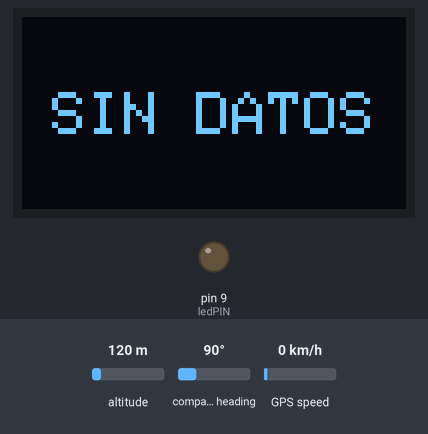
The sketch below on a simulated Arduino Uno, built with avr-gcc and run on an emulated ATmega328P. Parts: 128×64 one-colour display, output pins drawn as LEDs (lit = HIGH). The test bench sets the inputs (shaded band); at power-on: altitude 120 m, compass heading 90°, GPS speed 0 km/h. The GPS gets a fix after 3 s at 37.7749, -122.4194 with 8 satellites.

Above: at 1.1 s.
At 4.2 s:
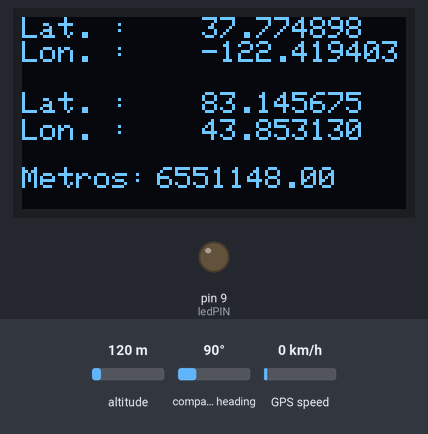

The sketch:

sketch.ino
```cpp
#include <SoftwareSerial.h>
#include <Adafruit_SSD1306.h>
#include <TinyGPS++.h>

#define SCREEN_WIDTH 128  // OLED display ANCHO, in pixels
#define SCREEN_HEIGHT 64  // OLED display ALTO, in pixels

#define OLED_RESET -1        //Reset pin # (or -1 if sharing Arduino reset pin)
#define SCREEN_ADDRESS 0x3C  //See datasheet for Address
Adafruit_SSD1306 display(SCREEN_WIDTH, SCREEN_HEIGHT, &Wire, OLED_RESET);

// Por defecto se utilizan estos pines con la libreria
#define rxPin 4
#define txPin 3

// Definimos el Pin se salida
const int ledPIN = 9;

SoftwareSerial neogps(rxPin, txPin);
TinyGPSPlus gps;

// Control de datos de GPS
boolean hayDatosGPS;

#define latitudDestino 83.145678
#define longitudDestino 43.853130

void setup() {
  //Begin serial communication Arduino IDE (Serial Monitor)
  Serial.begin(115200);
  //Begin serial communication Neo6mGPS
  neogps.begin(9600);
  //Declaramos variable global a false
  hayDatosGPS = false;
  // Declaramos el LED

  // Declaramos el LED
  pinMode(ledPIN, OUTPUT);  //definir pin como salida
  // SSD1306_SWITCHCAPVCC, inicializa la imagen en la pantalla oled indefinidamente
  if (!display.begin(SSD1306_SWITCHCAPVCC, SCREEN_ADDRESS)) {
    Serial.println(F("SSD1306 allocation failed"));
    // Bucle necesario para inicializacion
    for (;;)
      ;
  }
  display.setTextColor(SSD1306_WHITE);
  display.clearDisplay();
}

void loop() {

  // Limpio la pantalla
  display.clearDisplay();

  for (unsigned long start = millis(); millis() - start < 1000;) {
    if (neogps.available() && gps.encode(neogps.read()) && gps.location.isValid() == 1) {
      hayDatosGPS = true;
    }
  }

  if (hayDatosGPS == true) {
    hayDatosGPS = false;
    pintaCoordenadas();
  } else {
    pintaSinDatos();
  }
}

void pintaCoordenadas() {
  if (gps.location.isValid() == 1) {
    display.setTextSize(0);
    display.clearDisplay();
    double distanciaToDestino = TinyGPSPlus::distanceBetween(gps.location.lat(), gps.location.lng(), latitudDestino, longitudDestino);

    //Distancia hasta destino
    pintaDistanciaHastaDestino(distanciaToDestino);
    //Latitud actual del gps
    pintaLatitud(gps.location.lat());
    //Longitud actual del gps
    pintaLongitud(gps.location.lng());
    //Latitud destino del gps
    pintaLatitudDestino(latitudDestino);
    //Longitud destino del gps
    pintaLongitudDestino(longitudDestino);
    // Pinto en pantalla
    display.display();

    if (distanciaToDestino <= 15) {
      digitalWrite(ledPIN, HIGH);
    } else {
      digitalWrite(ledPIN, LOW);
    }
  }
}

void pintaSinDatos() {
  display.clearDisplay();
  display.setCursor(10, 25);
  display.setTextSize(2);
  display.print(F("SIN DATOS"));
  display.display();
}

void pintaLatitud(double latitud) {
  display.setCursor(0, 0);
  display.println(F("Lat. :"));
  display.setCursor(60, 0);
  display.println(latitud, 6);
}

void pintaLatitudDestino(double latitud) {
  display.setCursor(0, 25);
  display.println(F("Lat. :"));
  display.setCursor(60, 25);
  display.println(latitud, 6);
}

void pintaLongitud(double longitud) {
  display.setCursor(0, 8);
  display.println(F("Lon. :"));
  display.setCursor(60, 8);
  display.println(longitud, 6);
}

void pintaLongitudDestino(double longitud) {
  display.setCursor(0, 34);
  display.println(F("Lon. :"));
  display.setCursor(60, 34);
  display.println(longitud, 6);
}

void pintaDistanciaHastaDestino(double distancia) {
  display.setCursor(0, 50);
  display.println(F("Metros: "));
  display.setCursor(45, 50);
  display.println(distancia, 2);
}
```

Measured:
- what the display in image 0 shows lasts 3.0 s, from 1.1 s to 4.1 s
